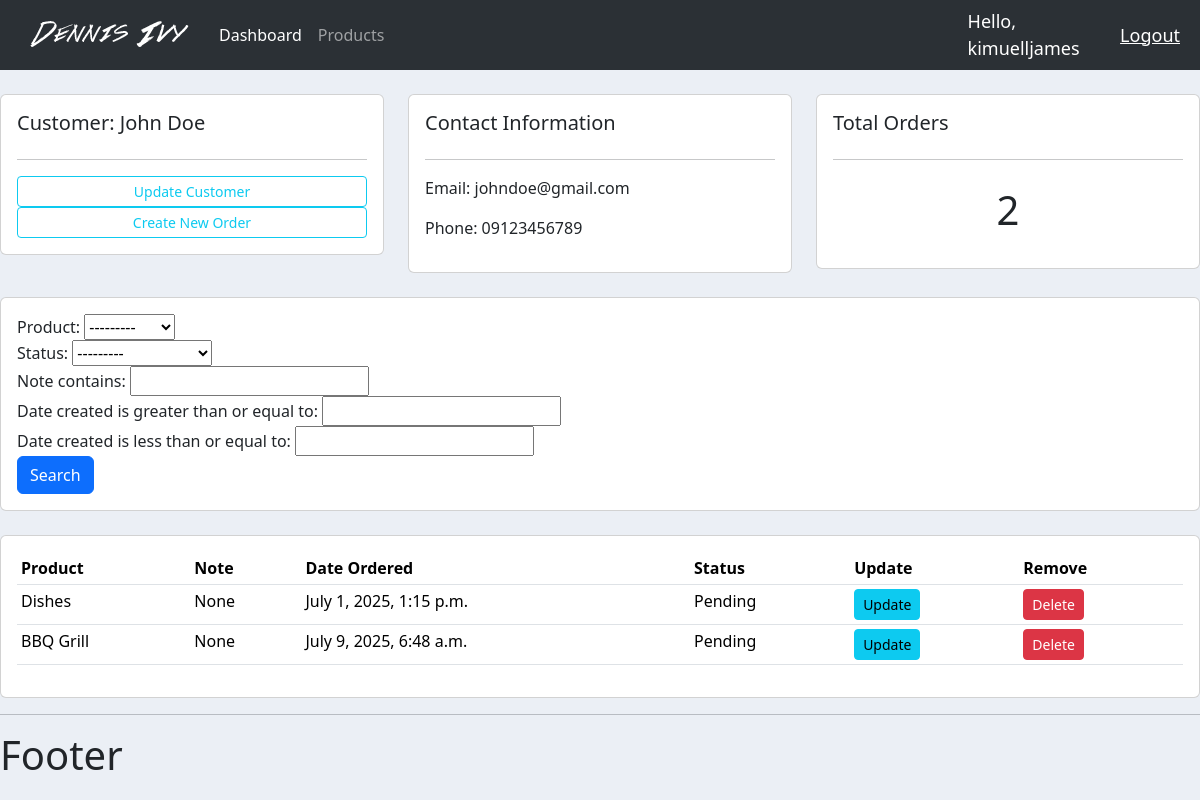
The app's page /customer/1/ (signed in), older data.
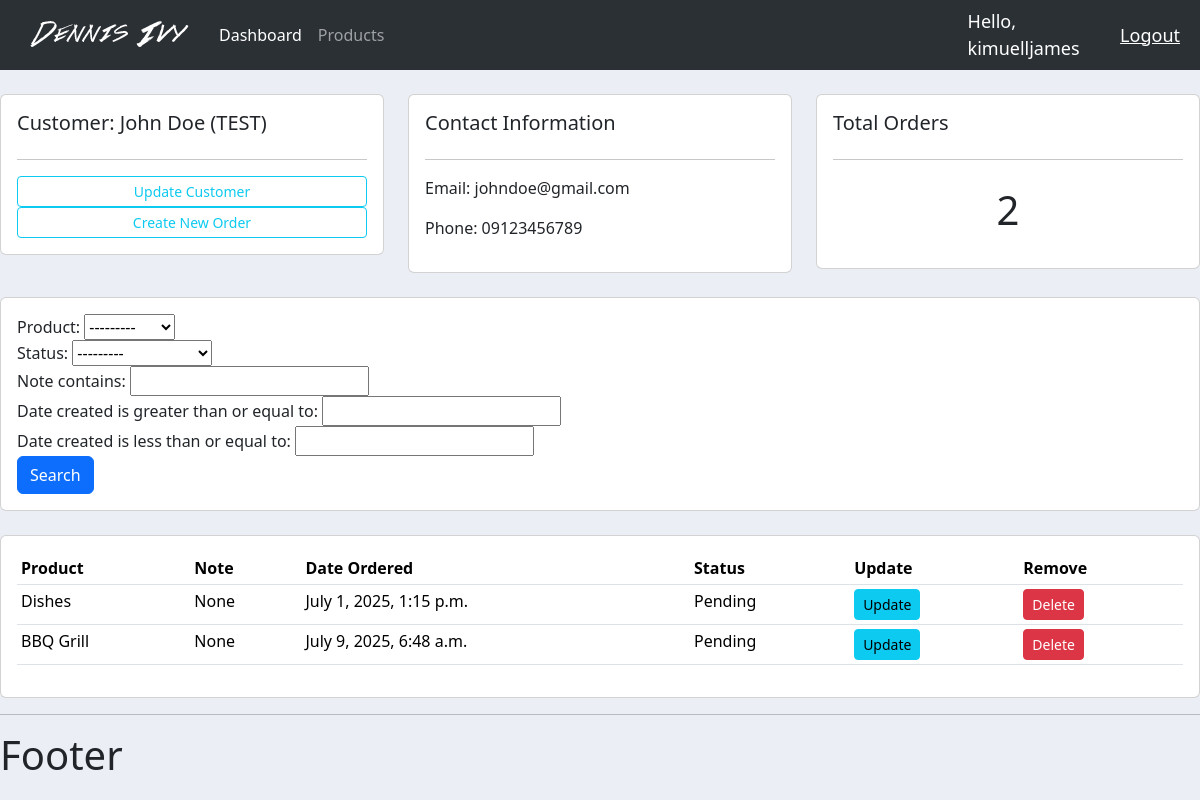
The same page, newer data.
### accounts/models.py (models this page shows, shortened)
class Customer(models.Model):
    user = models.OneToOneField(User, null=True, blank=True, on_delete=models.CASCADE)
    name = models.CharField(max_length=255, null=True)
    phone = models.CharField(max_length=255, null=True)
    email = models.CharField(max_length=255, null=True)
    profile_pic = models.ImageField(default="profile1.png", null=True, blank=True)
    date_created = models.DateTimeField(auto_now_add=True)

### accounts/decorators.py (the view)
        def wrapper_func(request, *args, **kwargs):
            group = None
            if request.user.groups.exists():
                group = request.user.groups.all()[0].name
            if group in allowed_roles:
                return view_func(request, *args, **kwargs)
            else:
                return HttpResponse('You are not authorized to view this page.')

### accounts/models.py (called while the page is built)
    def __str__(self):
        return self.name

### accounts/views.py (called while the page is built)
@login_required(login_url='login')
@allowed_users(allowed_roles=['admin'])
def customer(request, pk):
    customer = Customer.objects.get(id=pk)
    orders = customer.order_set.all()
    order_count = orders.count()
    myFilter = OrderFilter(request.GET, queryset=orders)
    orders = myFilter.qs
    context = {'customer':customer, 'orders':orders, 'order_count':order_count, 'myFilter':myFilter}
    return render(request, 'accounts/customer.html', context)

### accounts/templates/accounts/customer.html
{% extends 'accounts/main.html' %}
{% block content %}
<br>
<div class="row">
    <div class="col-md">
        <div class="card card-body">
            <h5>Customer: {{customer.name}}</h5>
            <hr>
            <a class="btn btn-outline-info  btn-sm btn-block" href="">Update Customer</a>
            <a class="btn btn-outline-info  btn-sm btn-block" href="{% url 'create_order' customer.id %}">Create New
                Order</a>
        </div>
    </div>
    <div class="col-md">
        <div class="card card-body">
            <h5>Contact Information</h5>
            <hr>
            <p>Email: {{ customer.email }}</p>
            <p>Phone: {{ customer.phone }}</p>
        </div>
    </div>
    <div class="col-md">
        <div class="card card-body">
            <h5>Total Orders</h5>
            <hr>
            <h1 style="text-align: center;padding: 10px">{{ order_count }}</h1>
        </div>
    </div>
</div>
<br>
<div class="row">
    <div class="col">
        <div class="card card-body">
            <form method="get">
                {{ myFilter.form }}
                <button class="btn btn-primary" type="submit">Search</button>
            </form>
        </div>
    </div>
</div>
<br>
<div class="row">
    <div class="col-md">
        <div class="card card-body">
            <table class="table table-sm">
                <tr>
                    <th>Product</th>
                    <th>Note</th>
                    <th>Date Ordered</th>
                    <th>Status</th>
                    <th>Update</th>
                    <th>Remove</th>
                </tr>
                {% for order in orders %}
                <tr>
                    <td>{{ order.product }}</td>
                    <td>{{ order.note }}</td>
                    <td>{{ order.date_created }}</td>
                    <td>{{ order.status }}</td>
                    <td><a href="{% url 'update_order' order.id %}" class="btn btn-sm btn-info">Update</a></td>
                    <td><a href="{% url 'delete_order' order.id %}" class="btn btn-sm btn-danger">Delete</a></td>
                </tr>
                {% endfor%}
            </table>
        </div>
    </div>
</div>
{% endblock %}

Row changes from the older to the newer data that the page shows:
changed Customer "johndoe@gmail.com": name "John Doe" → "John Doe (TEST)"
